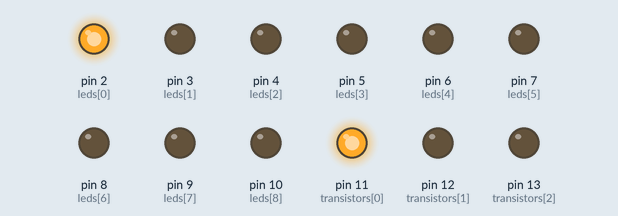
Recording of a sketch running on a simulated Arduino Uno, built with avr-gcc and run on an emulated ATmega328P. Parts: output pins drawn as LEDs (lit = HIGH).

Above: at 0.1 s.
At 5.1 s:
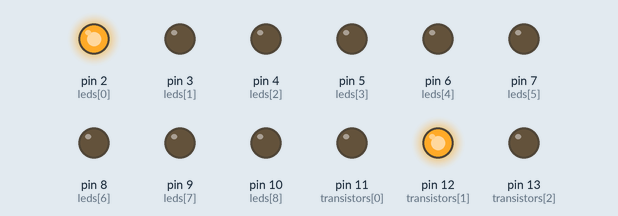
At 10.1 s:
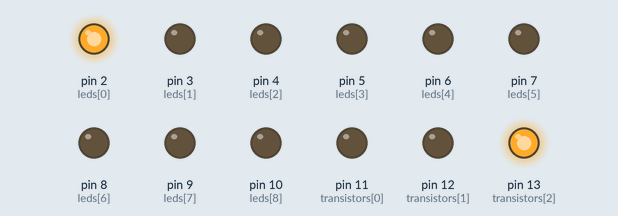
At 20.1 s:
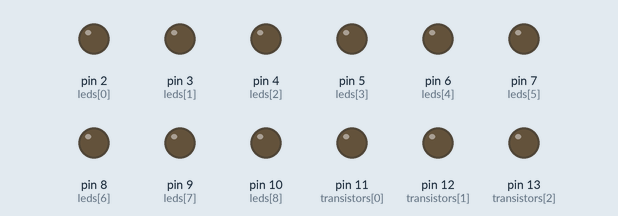
At 30.1 s:
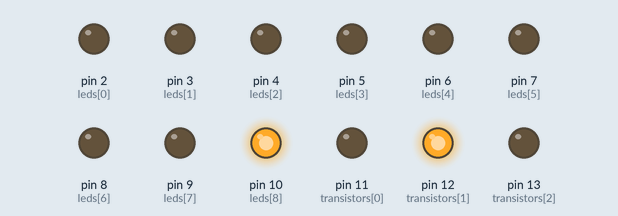
At 39.75 s:
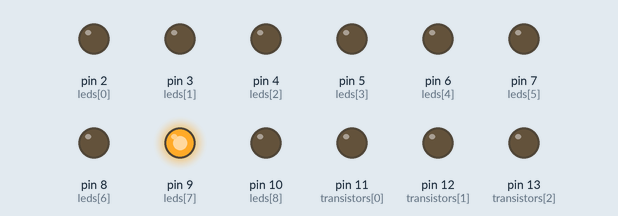
Timing chart, 0 to 40.0 s (numbered marks = the images above):
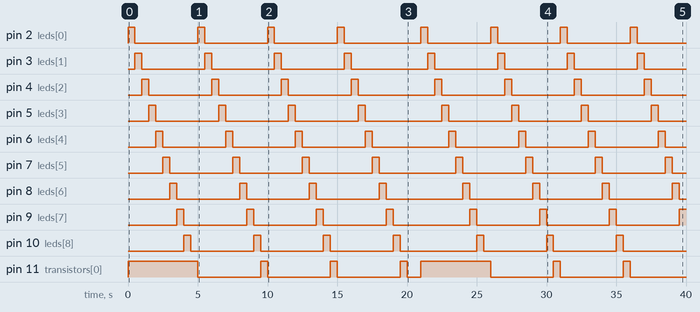

Measured:
- by itself, pin 9 (leds[7]): goes 3 × (HIGH 0.50 s, LOW 4.5 s), HIGH 0.50 s, LOW 5.5 s, 3 × (HIGH 0.50 s, LOW 4.5 s), then HIGH
- by itself, pin 10 (leds[8]): LOW → HIGH at 4.0 s, → LOW 0.50 s later, → HIGH 4.5 s later, → LOW 0.50 s later, … (14 changes in this stretch)
- by itself, pin 11 (transistors[0]): LOW → HIGH at 0.00 s, → LOW 5.0 s later, → HIGH 4.5 s later, → LOW 0.50 s later, … (14 changes in this stretch)
- by itself, pin 12 (transistors[1]), pin 13 (transistors[2]): alternates HIGH for 5.0 s and LOW for 16.0 s
- by itself, pin 2 (leds[0]), pin 3 (leds[1]), pin 4 (leds[2]), pin 5 (leds[3]), pin 6 (leds[4]), pin 7 (leds[5]), pin 8 (leds[6]): goes 3 × (HIGH 0.50 s, LOW 4.5 s), HIGH 0.50 s, LOW 5.5 s, 3 × (HIGH 0.50 s, LOW 4.5 s), HIGH 0.50 s, then LOW

The sketch:

001_Dau_LEDs.ino
```cpp
/**********************************************************************************
**                                                                               **
**                               Dau de LEDs                                     **
**                                                                               **
**                                                                               **
**********************************************************************************/

//********** Includes *************************************************************

//********** Variables ************************************************************
int transistors[] = {11, 12, 13};
int leds[] = {2, 3, 4, 5, 6, 7, 8, 9, 10};
int i;
int j;

//********** Setup ****************************************************************
void setup(){
 Serial.begin(9600);


    for (int i = 0; i < 4; i ++ ){
        pinMode(transistors[i], OUTPUT);
        digitalWrite(transistors[i], LOW);
    }

    for (int i = 0; i < 10; i ++ ){
        pinMode(leds[i], OUTPUT);
        digitalWrite(leds[i], LOW);
    }
}

//********** Loop *****************************************************************
void loop(){


    for (int j = 0; j < 4; j ++ ){
        digitalWrite (transistors[j], HIGH);
        for (int i = 0; i < 10; i ++ ){
            digitalWrite(leds[i], HIGH);
            delay(500);
            digitalWrite(leds[i], LOW);
        }
        digitalWrite (transistors[j], LOW);
    }
    delay(1000);
}
//********** Funcions *************************************************************
```
